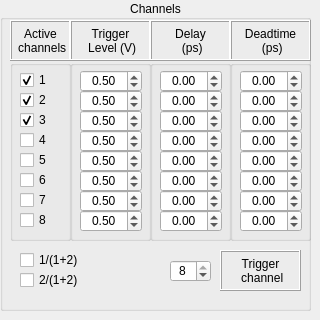
    <widget class="QWidget" name="tab">
     <attribute name="title">
      <string>Channel settings</string>
     </attribute>
     <widget class="QGroupBox" name="channels_groupBox">
      <property name="geometry">
       <rect>
        <x>0</x>
        <y>0</y>
        <width>311</width>
        <height>311</height>
       </rect>
      </property>
      <property name="title">
       <string>Channels</string>
      </property>
      <property name="alignment">
       <set>Qt::AlignCenter</set>
      </property>
      <property name="flat">
       <bool>false</bool>
      </property>
      <property name="checkable">
       <bool>false</bool>
      </property>
      <widget class="QLabel" name="label_8">
       <property name="geometry">
        <rect>
         <x>10</x>
         <y>20</y>
         <width>61</width>
         <height>41</height>
        </rect>
       </property>
       <property name="frameShape">
        <enum>QFrame::Box</enum>
       </property>
       <property name="frameShadow">
        <enum>QFrame::Raised</enum>
       </property>
       <property name="text">
        <string>Active 
 channels</string>
       </property>
       <property name="textFormat">
        <enum>Qt::PlainText</enum>
       </property>
       <property name="alignment">
        <set>Qt::AlignCenter</set>
       </property>
      </widget>
      <widget class="QLabel" name="label_15">
       <property name="geometry">
        <rect>
         <x>70</x>
         <y>20</y>
         <width>81</width>
         <height>41</height>
        </rect>
       </property>
       <property name="frameShape">
        <enum>QFrame::Box</enum>
       </property>
       <property name="frameShadow">
        <enum>QFrame::Raised</enum>
       </property>
       <property name="text">
        <string>Trigger 
 Level (V)</string>
       </property>
       <property name="textFormat">
        <enum>Qt::PlainText</enum>
       </property>
       <property name="alignment">
        <set>Qt::AlignCenter</set>
       </property>
      </widget>
      <widget class="QLabel" name="label_20">
       <property name="geometry">
        <rect>
         <x>150</x>
         <y>20</y>
         <width>81</width>
         <height>41</height>
        </rect>
       </property>
       <property name="frameShape">
        <enum>QFrame::Box</enum>
       </property>
       <property name="frameShadow">
        <enum>QFrame::Raised</enum>
       </property>
       <property name="text">
        <string>Delay 
 (ps)</string>
       </property>
       <property name="textFormat">
        <enum>Qt::PlainText</enum>
       </property>
       <property name="alignment">
        <set>Qt::AlignCenter</set>
       </property>
      </widget>
      <widget class="QGroupBox" name="delay_box">
       <property name="geometry">
        <rect>
         <x>150</x>
         <y>60</y>
         <width>81</width>
         <height>181</height>
        </rect>
       </property>
       <property name="alignment">
        <set>Qt::AlignCenter</set>
       </property>
       <widget class="QDoubleSpinBox" name="ch4_delay">
        <property name="geometry">
         <rect>
          <x>10</x>
          <y>70</y>
          <width>62</width>
          <height>22</height>
         </rect>
        </property>
        <property name="alignment">
         <set>Qt::AlignCenter</set>
        </property>
        <property name="minimum">
         <double>-1000000000.000000000000000</double>
        </property>
        <property name="maximum">
         <double>1000000000.000000000000000</double>
        </property>
       </widget>
       <widget class="QDoubleSpinBox" name="ch3_delay">
        <property name="geometry">
         <rect>
          <x>10</x>
          <y>50</y>
          <width>62</width>
          <height>22</height>
         </rect>
        </property>
        <property name="alignment">
         <set>Qt::AlignCenter</set>
        </property>
        <property name="minimum">
         <double>-1000000000.000000000000000</double>
        </property>
        <property name="maximum">
         <double>1000000000.000000000000000</double>
        </property>
       </widget>
       <widget class="QDoubleSpinBox" name="ch1_delay">
        <property name="geometry">
         <rect>
          <x>10</x>
          <y>10</y>
          <width>62</width>
          <height>22</height>
         </rect>
        </property>
        <property name="alignment">
         <set>Qt::AlignCenter</set>
        </property>
        <property name="minimum">
         <double>-1000000000.000000000000000</double>
        </property>
        <property name="maximum">
         <double>1000000000.000000000000000</double>
        </property>
       </widget>
       <widget class="QDoubleSpinBox" name="ch2_delay">
        <property name="geometry">
         <rect>
          <x>10</x>
          <y>30</y>
          <width>62</width>
          <height>22</height>
         </rect>
        </property>
        <property name="alignment">
         <set>Qt::AlignCenter</set>
        </property>
        <property name="minimum">
         <double>-1000000000.000000000000000</double>
        </property>
        <property name="maximum">
         <double>1000000000.000000000000000</double>
        </property>
       </widget>
       <widget class="QDoubleSpinBox" name="ch5_delay">
        <property name="geometry">
         <rect>
          <x>10</x>
          <y>90</y>
          <width>62</width>
          <height>22</height>
         </rect>
        </property>
        <property name="alignment">
         <set>Qt::AlignCenter</set>
        </property>
        <property name="minimum">
         <double>-1000000000.000000000000000</double>
        </property>
        <property name="maximum">
         <double>1000000000.000000000000000</double>
        </property>
       </widget>
       <widget class="QDoubleSpinBox" name="ch8_delay">
        <property name="geometry">
         <rect>
          <x>10</x>
          <y>150</y>
          <width>62</width>
          <height>22</height>
         </rect>
        </property>
        <property name="alignment">
         <set>Qt::AlignCenter</set>
        </property>
        <property name="minimum">
         <double>-1000000000.000000000000000</double>
        </property>
        <property name="maximum">
         <double>1000000000.000000000000000</double>
        </property>
       </widget>
       <widget class="QDoubleSpinBox" name="ch6_delay">
        <property name="geometry">
         <rect>
          <x>10</x>
          <y>110</y>
          <width>62</width>
          <height>22</height>
         </rect>
        </property>
        <property name="alignment">
         <set>Qt::AlignCenter</set>
        </property>
        <property name="minimum">
         <double>-1000000000.000000000000000</double>
        </property>
        <property name="maximum">
         <double>1000000000.000000000000000</double>
        </property>
       </widget>
       <widget class="QDoubleSpinBox" name="ch7_delay">
        <property name="geometry">
         <rect>
          <x>10</x>
          <y>130</y>
          <width>62</width>
          <height>22</height>
         </rect>
        </property>
        <property name="alignment">
         <set>Qt::AlignCenter</set>
        </property>
        <property name="minimum">
         <double>-1000000000.000000000000000</double>
        </property>
        <property name="maximum">
         <double>1000000000.000000000000000</double>
        </property>
       </widget>
      </widget>
      <widget class="QGroupBox" name="trigger_box">
       <property name="geometry">
        <rect>
         <x>70</x>
         <y>60</y>
         <width>81</width>
         <height>181</height>
        </rect>
       </property>
       <property name="alignment">
        <set>Qt::AlignCenter</set>
       </property>
       <widget class="QDoubleSpinBox" name="ch4_trigLevel">
        <property name="geometry">
         <rect>
          <x>10</x>
          <y>70</y>
          <width>62</width>
          <height>22</height>
         </rect>
        </property>
        <property name="alignment">
         <set>Qt::AlignCenter</set>
        </property>
        <property name="maximum">
         <double>5.000000000000000</double>
        </property>
        <property name="value">
         <double>0.500000000000000</double>
        </property>
       </widget>
       <widget class="QDoubleSpinBox" name="ch2_trigLevel">
        <property name="geometry">
         <rect>
          <x>10</x>
          <y>30</y>
          <width>62</width>
          <height>22</height>
         </rect>
        </property>
        <property name="alignment">
         <set>Qt::AlignCenter</set>
        </property>
        <property name="maximum">
         <double>5.000000000000000</double>
        </property>
        <property name="value">
         <double>0.500000000000000</double>
        </property>
       </widget>
       <widget class="QDoubleSpinBox" name="ch3_trigLevel">
        <property name="geometry">
         <rect>
          <x>10</x>
          <y>50</y>
          <width>62</width>
          <height>22</height>
         </rect>
        </property>
        <property name="alignment">
         <set>Qt::AlignCenter</set>
        </property>
        <property name="maximum">
         <double>5.000000000000000</double>
        </property>
        <property name="value">
         <double>0.500000000000000</double>
        </property>
       </widget>
       <widget class="QDoubleSpinBox" name="ch1_trigLevel">
        <property name="geometry">
         <rect>
          <x>10</x>
          <y>10</y>
          <width>62</width>
          <height>22</height>
         </rect>
        </property>
        <property name="alignment">
         <set>Qt::AlignCenter</set>
        </property>
        <property name="maximum">
         <double>5.000000000000000</double>
        </property>
        <property name="value">
         <double>0.500000000000000</double>
        </property>
       </widget>
       <widget class="QDoubleSpinBox" name="ch8_trigLevel">
        <property name="geometry">
         <rect>
          <x>10</x>
          <y>90</y>
          <width>62</width>
          <height>22</height>
         </rect>
        </property>
        <property name="alignment">
         <set>Qt::AlignCenter</set>
        </property>
        <property name="maximum">
         <double>5.000000000000000</double>
        </property>
        <property name="value">
         <double>0.500000000000000</double>
        </property>
       </widget>
       <widget class="QDoubleSpinBox" name="ch8_trigLevel_2">
        <property name="geometry">
         <rect>
          <x>10</x>
          <y>150</y>
          <width>62</width>
          <height>22</height>
         </rect>
        </property>
        <property name="alignment">
         <set>Qt::AlignCenter</set>
        </property>
        <property name="maximum">
         <double>5.000000000000000</double>
        </property>
        <property name="value">
         <double>0.500000000000000</double>
        </property>
       </widget>
       <widget class="QDoubleSpinBox" name="ch7_trigLevel">
        <property name="geometry">
         <rect>
          <x>10</x>
          <y>130</y>
          <width>62</width>
          <height>22</height>
         </rect>
        </property>
        <property name="alignment">
         <set>Qt::AlignCenter</set>
        </property>
        <property name="maximum">
         <double>5.000000000000000</double>
        </property>
        <property name="value">
         <double>0.500000000000000</double>
        </property>
       </widget>
       <widget class="QDoubleSpinBox" name="ch6_trigLevel">
        <property name="geometry">
         <rect>
          <x>10</x>
          <y>110</y>
          <width>62</width>
          <height>22</height>
         </rect>
        </property>
        <property name="alignment">
         <set>Qt::AlignCenter</set>
        </property>
        <property name="maximum">
         <double>5.000000000000000</double>
        </property>
        <property name="value">
         <double>0.500000000000000</double>
        </property>
       </widget>
      </widget>
      <widget class="QDoubleSpinBox" name="trigger_ch">
       <property name="geometry">
        <rect>
         <x>170</x>
         <y>260</y>
         <width>41</width>
         <height>22</height>
        </rect>
       </property>
       <property name="alignment">
        <set>Qt::AlignCenter</set>
       </property>
       <property name="decimals">
        <number>0</number>
       </property>
       <property name="minimum">
        <double>1.000000000000000</double>
       </property>
       <property name="maximum">
        <double>8.000000000000000</double>
       </property>
       <property name="value">
        <double>8.000000000000000</double>
       </property>
      </widget>
      <widget class="QLabel" name="label_23">
       <property name="geometry">
        <rect>
         <x>220</x>
         <y>250</y>
         <width>81</width>
         <height>41</height>
        </rect>
       </property>
       <property name="frameShape">
        <enum>QFrame::Box</enum>
       </property>
       <property name="frameShadow">
        <enum>QFrame::Raised</enum>
       </property>
       <property name="text">
        <string>Trigger 
 channel</string>
       </property>
       <property name="textFormat">
        <enum>Qt::PlainText</enum>
       </property>
       <property name="alignment">
        <set>Qt::AlignCenter</set>
       </property>
      </widget>
      <widget class="QGroupBox" name="ch_box">
       <property name="geometry">
        <rect>
         <x>10</x>
         <y>60</y>
         <width>61</width>
         <height>181</height>
        </rect>
       </property>
       <property name="alignment">
        <set>Qt::AlignCenter</set>
       </property>
       <widget class="QCheckBox" name="ch8_checkBox">
        <property name="geometry">
         <rect>
          <x>10</x>
          <y>150</y>
          <width>41</width>
          <height>20</height>
         </rect>
        </property>
        <property name="text">
         <string>8</string>
        </property>
        <property name="checked">
         <bool>false</bool>
        </property>
       </widget>
       <widget class="QCheckBox" name="ch7_checkBox">
        <property name="geometry">
         <rect>
          <x>10</x>
          <y>130</y>
          <width>41</width>
          <height>20</height>
         </rect>
        </property>
        <property name="text">
         <string>7</string>
        </property>
        <property name="checked">
         <bool>false</bool>
        </property>
       </widget>
       <widget class="QCheckBox" name="ch2_checkBox">
        <property name="geometry">
         <rect>
          <x>10</x>
          <y>30</y>
          <width>41</width>
          <height>20</height>
         </rect>
        </property>
        <property name="text">
         <string>2</string>
        </property>
        <property name="checked">
         <bool>true</bool>
        </property>
       </widget>
       <widget class="QCheckBox" name="ch5_checkBox">
        <property name="geometry">
         <rect>
          <x>10</x>
          <y>90</y>
          <width>41</width>
          <height>20</height>
         </rect>
        </property>
        <property name="text">
         <string>5</string>
        </property>
        <property name="checked">
         <bool>false</bool>
        </property>
       </widget>
       <widget class="QCheckBox" name="ch6_checkBox">
        <property name="geometry">
         <rect>
          <x>10</x>
          <y>110</y>
          <width>41</width>
          <height>20</height>
         </rect>
        </property>
        <property name="text">
         <string>6</string>
        </property>
        <property name="checked">
         <bool>false</bool>
        </property>
       </widget>
       <widget class="QCheckBox" name="ch1_checkBox">
        <property name="geometry">
         <rect>
          <x>10</x>
          <y>10</y>
          <width>41</width>
          <height>20</height>
         </rect>
        </property>
        <property name="text">
         <string>1</string>
        </property>
        <property name="checked">
         <bool>true</bool>
        </property>
       </widget>
       <widget class="QCheckBox" name="ch4_checkBox">
        <property name="geometry">
         <rect>
          <x>10</x>
          <y>70</y>
          <width>41</width>
          <height>20</height>
         </rect>
        </property>
        <property name="text">
         <string>4</string>
        </property>
        <property name="checked">
         <bool>false</bool>
        </property>
       </widget>
       <widget class="QCheckBox" name="ch3_checkBox">
        <property name="geometry">
         <rect>
          <x>10</x>
          <y>50</y>
          <width>41</width>
          <height>20</height>
         </rect>
        </property>
        <property name="text">
         <string>3</string>
        </property>
        <property name="checked">
         <bool>true</bool>
        </property>
       </widget>
      </widget>
      <widget class="QCheckBox" name="ch1_norm_checkBox">
       <property name="geometry">
        <rect>
         <x>20</x>
         <y>250</y>
         <width>71</width>
         <height>20</height>
        </rect>
       </property>
       <property name="text">
        <string>1/(1+2)</string>
       </property>
       <property name="checked">
        <bool>false</bool>
       </property>
      </widget>
      <widget class="QCheckBox" name="ch2_norm_checkBox">
       <property name="geometry">
        <rect>
         <x>20</x>
         <y>270</y>
         <width>71</width>
         <height>20</height>
        </rect>
       </property>
       <property name="text">
        <string>2/(1+2)</string>
       </property>
       <property name="checked">
        <bool>false</bool>
       </property>
      </widget>
      <widget class="QGroupBox" name="deadtime_box">
       <property name="geometry">
        <rect>
         <x>230</x>
         <y>60</y>
         <width>81</width>
         <height>181</height>
        </rect>
       </property>
       <property name="alignment">
        <set>Qt::AlignCenter</set>
       </property>
       <widget class="QDoubleSpinBox" name="ch4_deadtime">
        <property name="geometry">
         <rect>
          <x>10</x>
          <y>70</y>
          <width>62</width>
          <height>22</height>
         </rect>
        </property>
        <property name="alignment">
         <set>Qt::AlignCenter</set>
        </property>
        <property name="minimum">
         <double>-1000000000.000000000000000</double>
        </property>
        <property name="maximum">
         <double>1000000000.000000000000000</double>
        </property>
       </widget>
       <widget class="QDoubleSpinBox" name="ch3_deadtime">
        <property name="geometry">
         <rect>
          <x>10</x>
          <y>50</y>
          <width>62</width>
          <height>22</height>
         </rect>
        </property>
        <property name="alignment">
         <set>Qt::AlignCenter</set>
        </property>
        <property name="minimum">
         <double>-1000000000.000000000000000</double>
        </property>
        <property name="maximum">
         <double>1000000000.000000000000000</double>
        </property>
       </widget>
       <widget class="QDoubleSpinBox" name="ch1_deadtime">
        <property name="geometry">
         <rect>
          <x>10</x>
          <y>10</y>
          <width>62</width>
          <height>22</height>
         </rect>
        </property>
        <property name="alignment">
         <set>Qt::AlignCenter</set>
        </property>
        <property name="minimum">
         <double>-1000000000.000000000000000</double>
        </property>
        <property name="maximum">
         <double>1000000000.000000000000000</double>
        </property>
       </widget>
       <widget class="QDoubleSpinBox" name="ch2_deadtime">
        <property name="geometry">
         <rect>
          <x>10</x>
          <y>30</y>
          <width>62</width>
          <height>22</height>
         </rect>
        </property>
        <property name="alignment">
         <set>Qt::AlignCenter</set>
        </property>
        <property name="minimum">
         <double>-1000000000.000000000000000</double>
        </property>
        <property name="maximum">
         <double>1000000000.000000000000000</double>
        </property>
       </widget>
       <widget class="QDoubleSpinBox" name="ch5_deadtime">
        <property name="geometry">
         <rect>
          <x>10</x>
          <y>90</y>
          <width>62</width>
          <height>22</height>
         </rect>
        </property>
        <property name="alignment">
         <set>Qt::AlignCenter</set>
        </property>
        <property name="minimum">
         <double>-1000000000.000000000000000</double>
        </property>
        <property name="maximum">
         <double>1000000000.000000000000000</double>
        </property>
       </widget>
       <widget class="QDoubleSpinBox" name="ch8_deadtime">
        <property name="geometry">
         <rect>
          <x>10</x>
          <y>150</y>
          <width>62</width>
          <height>22</height>
         </rect>
        </property>
        <property name="alignment">
         <set>Qt::AlignCenter</set>
        </property>
        <property name="minimum">
         <double>-1000000000.000000000000000</double>
        </property>
        <property name="maximum">
         <double>1000000000.000000000000000</double>
        </property>
       </widget>
       <widget class="QDoubleSpinBox" name="ch6_deadtime">
        <property name="geometry">
         <rect>
          <x>10</x>
          <y>110</y>
          <width>62</width>
          <height>22</height>
         </rect>
        </property>
        <property name="alignment">
         <set>Qt::AlignCenter</set>
        </property>
        <property name="minimum">
         <double>-1000000000.000000000000000</double>
        </property>
        <property name="maximum">
         <double>1000000000.000000000000000</double>
        </property>
       </widget>
       <widget class="QDoubleSpinBox" name="ch7_deadtime">
        <property name="geometry">
         <rect>
          <x>10</x>
          <y>130</y>
          <width>62</width>
          <height>22</height>
         </rect>
        </property>
        <property name="alignment">
         <set>Qt::AlignCenter</set>
        </property>
        <property name="minimum">
         <double>-1000000000.000000000000000</double>
        </property>
        <property name="maximum">
         <double>1000000000.000000000000000</double>
        </property>
       </widget>
      </widget>
      <widget class="QLabel" name="label_35">
       <property name="geometry">
        <rect>
         <x>230</x>
         <y>20</y>
         <width>81</width>
         <height>41</height>
        </rect>
       </property>
       <property name="frameShape">
        <enum>QFrame::Box</enum>
       </property>
       <property name="frameShadow">
        <enum>QFrame::Raised</enum>
       </property>
       <property name="text">
        <string>Deadtime 
 (ps)</string>
       </property>
       <property name="textFormat">
        <enum>Qt::PlainText</enum>
       </property>
       <property name="alignment">
        <set>Qt::AlignCenter</set>
       </property>
      </widget>
     </widget>
    </widget>
